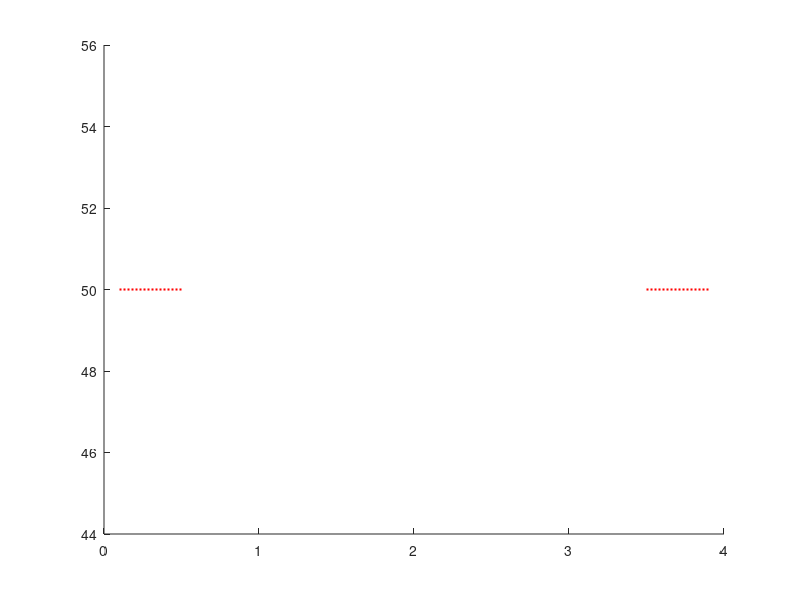

Source code (MATLAB): (Note: this script raises an error after producing the figure.)
clear
Target = 'LONG';
if ispc
    pat = 'C:\Analysis\AssemblyAnalysis\raw';
else
    pat = '/Volumes/HDD2/DNMTP/raw';
end    
cd(pat)
fileList=dir(sprintf('allTimestamps%s*%s*Events.mat',filesep,Target));
% reject_list={'IreneuszLONG1_Events.mat',...
%              'NorbertMEDIUM1_Events.mat',...
%              'NorbertMEDIUM2_Events.mat',...
%              'OnufryMEDIUM1_Events.mat',...
%              'OnufryMEDIUM2_Events.mat'}; % These only have 5s delays
reject_list={'MiroslawLONG1_Events.mat','IreneuszLONG1_Events.mat'}; %'ALL_events.mat'
% reject_list={}; %'ALL_events.mat'

name_flag=zeros(numel(fileList),1);
for idx=1:numel(fileList)
    fnames_{idx,1}=fileList(idx).name;
    name_flag(idx,1)= logical(sum(ismember(reject_list,fileList(idx).name))); %AD inverted logical flag for testing
end
try
    
    fileList(find(name_flag))=[];% fnames_(name_flag)=[];
end
clear  reject_list idx fnames_ name_flag
% fileList([1,7])=[]
%%
clear L R C_ E_ Accuracy pout
for iFile =1:length(fileList)
    clear L R C_ E_
    fname=strtok(fileList(iFile).name,'_');
    
    load(sprintf('%s%sallTimestamps%s%s_Events.mat',pat,filesep,filesep,fname));
    
    L = [length(t.Short.ChoicePress_LeftCorrect)./(length(t.Short.ChoicePress_LeftCorrect)+length(t.Short.ChoicePress_LeftError)) , ...
        length(t.Medium.ChoicePress_LeftCorrect)./(length(t.Medium.ChoicePress_LeftCorrect)+length(t.Medium.ChoicePress_LeftError)) , ...
        length(t.Long.ChoicePress_LeftCorrect)./(length(t.Long.ChoicePress_LeftCorrect)+length(t.Long.ChoicePress_LeftError))];
    
    
    R = [length(t.Short.ChoicePress_RightCorrect)./(length(t.Short.ChoicePress_RightCorrect)+length(t.Short.ChoicePress_RightError)) , ...
        length(t.Medium.ChoicePress_RightCorrect)./(length(t.Medium.ChoicePress_RightCorrect)+length(t.Medium.ChoicePress_RightError)) , ...
        length(t.Long.ChoicePress_RightCorrect)./(length(t.Long.ChoicePress_RightCorrect)+length(t.Long.ChoicePress_RightError))];
    
    Accuracy(iFile,:) = (L+R)./2;
    
    C_ =  [length(t.Short.ChoicePress_LeftCorrect)  + length(t.Short.ChoicePress_RightCorrect),...
           length(t.Medium.ChoicePress_LeftCorrect) + length(t.Medium.ChoicePress_RightCorrect),...         
           length(t.Long.ChoicePress_LeftCorrect)   + length(t.Long.ChoicePress_RightCorrect)];
  
    E_ =  [length(t.Short.ChoicePress_LeftError)    + length(t.Short.ChoicePress_RightError),...
           length(t.Medium.ChoicePress_LeftError)   + length(t.Medium.ChoicePress_RightError),...         
           length(t.Long.ChoicePress_LeftError)     + length(t.Long.ChoicePress_RightError)];
    
    pout(iFile,:) = myBinomTest(C_,C_+E_,0.5*ones(1,3),'two, equal counts')<0.05;
     


end
%%
figure;  hold on
plot([0.1 0.5],[50 50],':r','LineWidth',1.5)
plot([3.5 3.9],[50 50],':r','LineWidth',1.5)
plot(1:3,100*Accuracy(pout(:,3),:),'k')
plot(1:3,100*Accuracy(~pout(:,3),:),':k')
errorbar(1:3,100*nanmean(Accuracy),100*nansem(Accuracy),'k','LineWidth',2.5)
axis([0 4 25 100])

ylabel('% Choices correct')
set(gca,'xTick',1:3,'xTickLabel',{'4s','8s','16s'},'XTickLabelRotation',0,'TickDir','out')
get(gca)
B = bar(1:3,100*nanmean(Accuracy));
    B.EdgeColor = 'k';
    B.FaceColor = 'none';
    B.LineWidth = 1.5;
% [p,tbl,stats]=anova1(Accuracy)
% [c,~,~,gnames] = multcompare(stats,'bonferroni');

% tmcomptest(Accuracy,
% [h,p, chi2stat,df] = proportionTest(X , N, correct)

% pout=myBinomTest(1,204,'two','two') 
